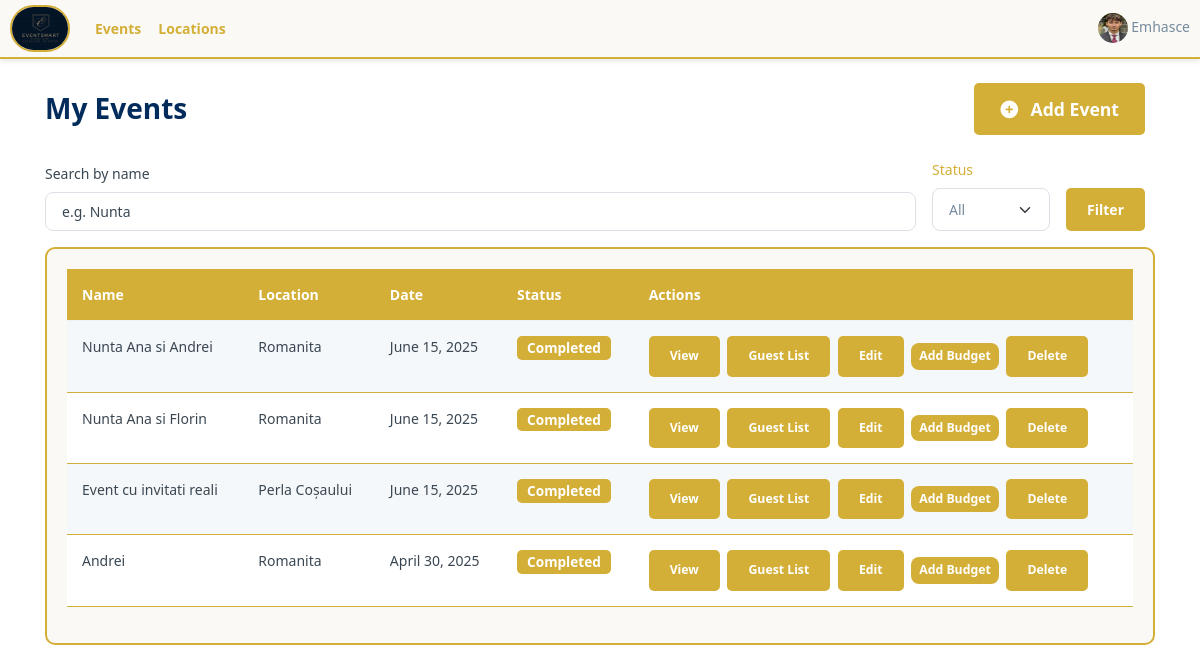
Page /my_events/ (signed in) on the earlier database version.
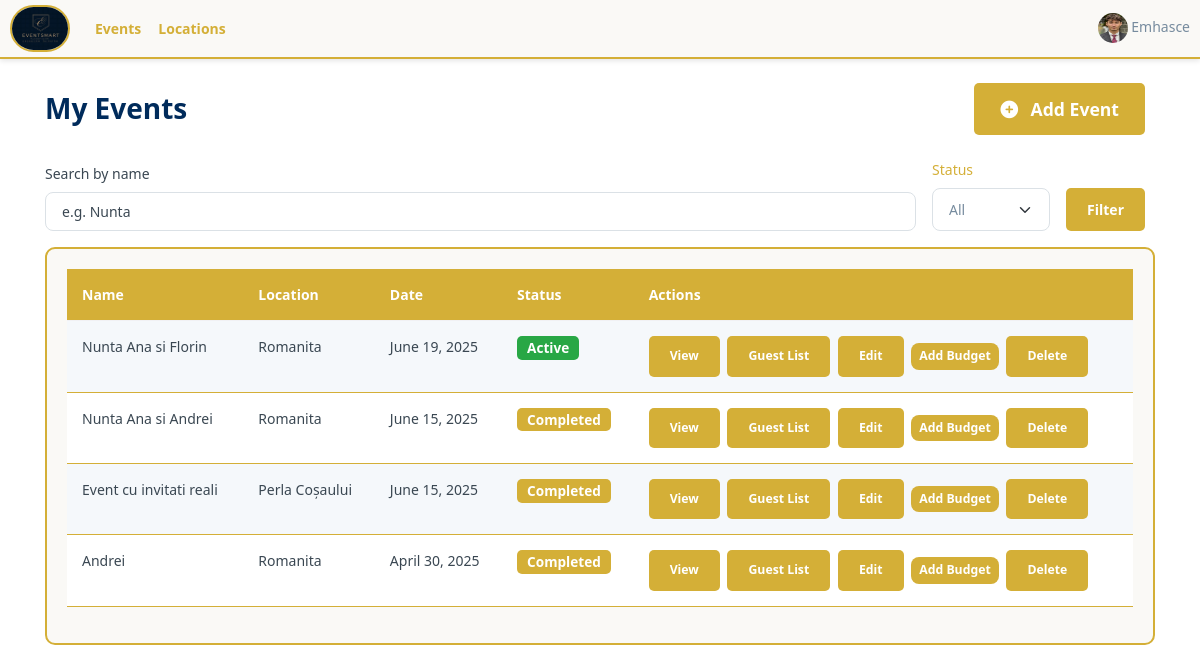
Same page on the later database version.
### base/models.py (models this page shows, shortened)
class Event(models.Model):
    location = models.ForeignKey(Location, on_delete=models.SET_NULL, null=True, blank=True)
    event_name = models.CharField(max_length=100)
    event_date = models.DateField()
    event_time = models.TimeField()
    event_description = models.TextField(null=True, blank=True)
    created_at = models.DateTimeField(auto_now_add=True)
    guests = models.ManyToManyField(Guests, related_name='events', blank=True)
    completed = models.BooleanField(default=False)
    types = models.ManyToManyField(Type, blank=True)
    cost = models.DecimalField(max_digits=10, decimal_places=2, default=3000)
    updated_at = models.DateTimeField(auto_now=True)
    is_canceled = models.BooleanField(default=False)
    organized_by = models.ForeignKey(
        User,
        on_delete=models.CASCADE,
        related_name="organized_events",
        blank=True,
        null=True
    )
    @property
    def status(self):
        now = timezone.now()
        extended_end = (datetime.combine(self.event_date, self.event_time) + timedelta(hours=12))
        if now < datetime.combine(self.event_date, self.event_time) - timedelta(hours=1):
            return 'upcoming'
        elif now >= datetime.combine(self.event_date, self.event_time) - timedelta(hours=1) and now < extended_end:
            return 'ongoing'
        else:
            return 'completed'

class Location(models.Model):
    owner = models.ForeignKey(User, on_delete=models.SET_NULL, null=True)
    user_account = models.OneToOneField(User, on_delete=models.CASCADE, null=True, related_name='user_account')
    name = models.CharField(max_length=100)
    description = models.TextField(null=True, blank=True)
    gallery = models.ImageField(upload_to='images/', null=True, blank=True)
    location = models.TextField(max_length=30)
    types = models.ManyToManyField(Type, blank=True)
    seats_numbers = models.IntegerField(null=True, blank=True)
    created_at = models.DateTimeField(auto_now_add=True)
    cost = models.DecimalField(max_digits=12, decimal_places=2,default=3000)
    number = models.CharField(max_length=20, default="+(40) 74 83 64 823")
    def __str__(self):
        return self.name

### base/views.py (the view, shortened to what this page needs)
@login_required(login_url='login')
def my_events(request):
    events = Event.objects.filter(organized_by=request.user)
    search_query = request.GET.get('search', '').strip()
    status_filter = request.GET.get('status', '').strip()
    if search_query:
        events = events.filter(event_name__icontains=search_query)
    events = events.order_by('-event_date')
    paginator = Paginator(events, 10)  # 10 evenimente pe pagină
    page_number = request.GET.get('page')
    page_obj = paginator.get_page(page_number)
    return render(request, 'base/my_events.html', {'events': page_obj})

### base/context_processors.py (called while the page is built)
def media_url(request):
    return {
        'MEDIA_URL': settings.MEDIA_URL
    }

### base/templates/base/my_events.html (shortened to what this page needs)
{% extends 'main.html' %}
{% block content %}
<div class="container my-4">
    <div class="d-flex justify-content-between align-items-center mb-4">
        <h2 class="text-center mb-0">My Events</h2>
        <a href="{% url 'event_builder' %}" class="btn btn-view" style="font-size: 1.1rem; padding: 12px 25px;">
            <i class="fas fa-plus-circle me-2"></i> Add Event
        </a>
    </div>
<form method="get" class="mb-3 d-flex gap-3 align-items-end flex-wrap">
    <div class="flex-grow-1">
        <label for="search" class="form-label">Search by name</label>
        <input type="text" id="search" name="search" placeholder="e.g. Nunta" class="form-control" value="{{ request.GET.search }}">
    </div>
    <div>
        <label for="status" class="form-label" style="color: #D4AF37;">Status</label>
        <select name="status" id="status" class="form-select">
            <option value="">All</option>
        </select>
    </div>
    <div>
        <button type="submit" class="btn btn-view mt-3">Filter</button>
    </div>
</form>
    {% if events %}
        <div class="table-container">
            <table class="table table-striped">
                <thead>
                    <tr>
                        <th>Name</th>
                        <th>Location</th>
                        <th>Date</th>
                        <th>Status</th>
                        <th>Actions</th>
                    </tr>
                </thead>
                <tbody>
                    {% for event in events %}
                    <tr>
                        <td>{{ event.event_name }}</td>
                        <td>{{ event.location }}</td>
                        <td>{{ event.event_date|date:"F j, Y" }}</td>
                        <td>
                            {% if event.is_canceled %}
                                <span class="badge badge-danger">Canceled</span>
                            {% elif event.status in "upcoming ongoing" %}
                                <span class="badge badge-success">Active</span>
                            {% elif event.status == "completed" %}
                                <span class="badge badge-completed" style="background-color: #D4AF37; color: white;">Completed</span>
                            {% else %}
                                <span class="badge" style="background-color: #D4AF37; color: white;">{{ event.status|capfirst }}</span>
                            {% endif %}
                        </td>
                        <td>
                            <a href="{% url 'event_details' event.id %}" class="btn btn-view btn-sm me-1">View</a>
                            <a href="{% url 'guest_list' event.id %}" class="btn btn-view btn-sm me-1">Guest List</a>
                            <a href="{% url 'edit_event' event.id %}" class="btn btn-view btn-sm me-1">Edit</a>
                            {% if user == event.organized_by %}
                                <a href="{% url 'add_budget' event.id %}" class="btn btn-budget btn-sm me-1">Add Budget</a>
                            {% endif %}
                            <a href="{% url 'delete_event' event.id %}" class="btn btn-delete btn-sm" onclick="return confirm('Are you sure you want to delete this event?')">Delete</a>
                        </td>
                    </tr>
                    {% endfor %}
                </tbody>
            </table>
        </div>
    {% else %}
        <div class="alert text-center">No events found.</div>
    {% endif %}
</div>
{% endblock %}

Differences in the rows shown:
changed Event "Nunta Ana si Florin": event_date "June 15, 2025" → "June 19, 2025"; event_date "Completed" → "Active"; moves up the list
